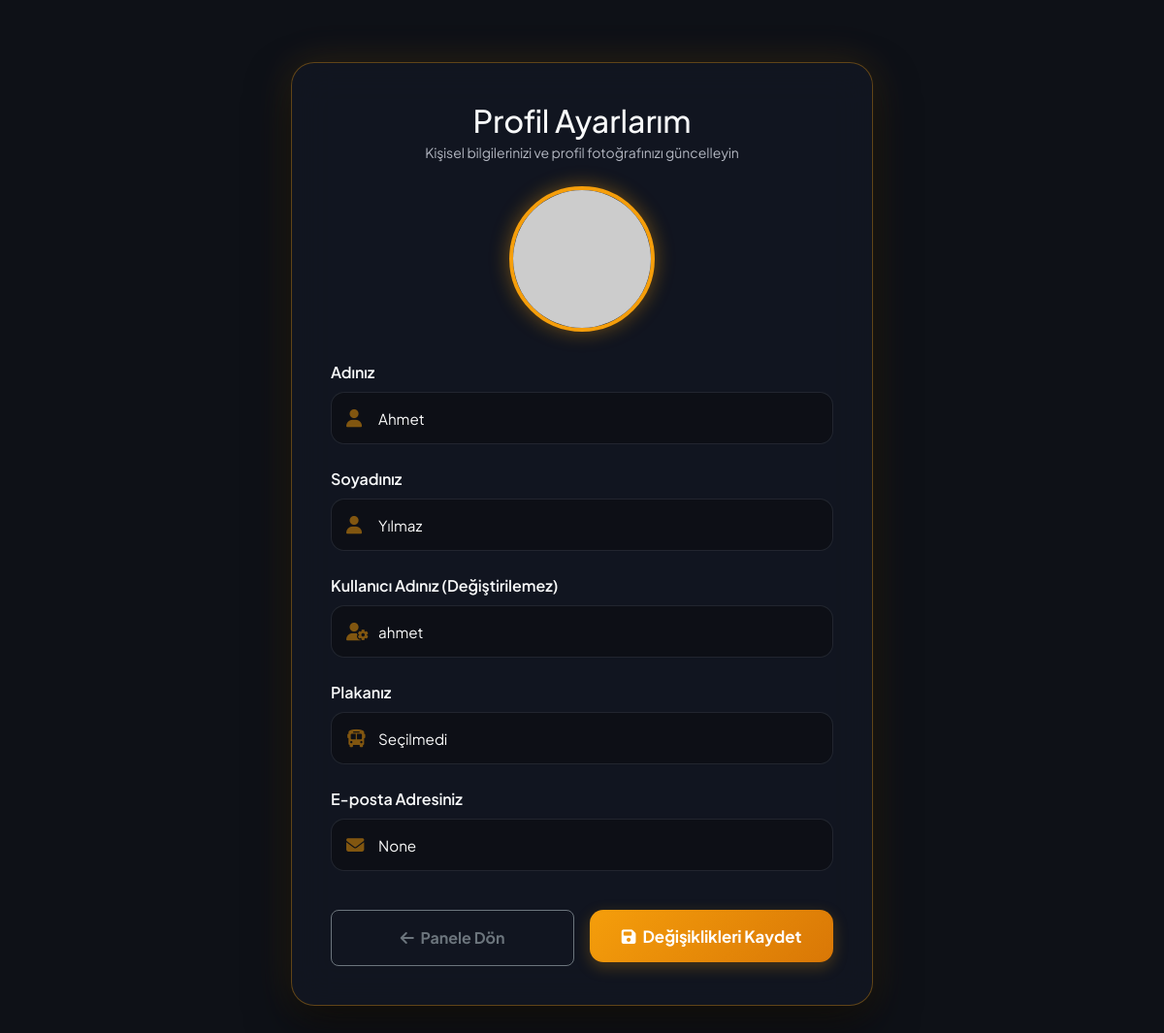
The app's page /profil (signed in) with its own data.
### app/models.py (models this page shows, shortened)
class Sofor(UserMixin, db.Model):
    __tablename__ = 'soforler'
    id: Mapped[int] = mapped_column(primary_key=True, autoincrement=True)
    ad: Mapped[str] = mapped_column(String(100), nullable=False)
    soyad: Mapped[str] = mapped_column(String(100), nullable=False)
    kullanici_adi: Mapped[str] = mapped_column(String(100), nullable=False, unique=True)
    email: Mapped[Optional[str]] = mapped_column(String(120), unique=True)
    arac_plaka: Mapped[Optional[str]] = mapped_column(String(50), nullable=True)
    sifre_hash: Mapped[str] = mapped_column(String(255), nullable=False)
    sifre_plain: Mapped[Optional[str]] = mapped_column(String(255))
    reset_token: Mapped[Optional[str]] = mapped_column(String(100))
    reset_token_expiry: Mapped[Optional[str]] = mapped_column(String(50))
    profil_resmi: Mapped[Optional[str]] = mapped_column(String(255), nullable=True)
    alarmlar: Mapped[List["Alarm"]] = relationship(back_populates="sofor")
    ses_loglari: Mapped[List["SesLog"]] = relationship(back_populates="sofor")
    vardiya_kayitlari: Mapped[List["VardiyaSesKaydi"]] = relationship(back_populates="sofor")
    yorumlar: Mapped[List["YolcuYorum"]] = relationship(back_populates="sofor")
    konum: Mapped[Optional["AracKonum"]] = relationship(back_populates="sofor", uselist=False)

### app/main/routes.py (the view, shortened to what this page needs)
@bp.route('/profil', methods=['GET', 'POST'])
def profil():
    is_sofor = current_user.is_authenticated
    is_yolcu = 'yolcu_id' in session
    if not is_sofor and not is_yolcu:
        flash('Profil sayfasını görüntülemek için lütfen giriş yapın.', 'warning')
        return redirect(url_for('auth.login'))
    user_obj = None
    role = ''
    if is_sofor:
        user_obj = db.session.get(Sofor, current_user.id)
        role = 'sofor'
    else:
        user_obj = db.session.get(Yolcu, session['yolcu_id'])
        role = 'yolcu'
    return render_template('profil.html', title='Profilim', user=user_obj, role=role)

### app/models.py (called while the page is built)
@login.user_loader
def load_user(id):
    return db.session.get(Sofor, int(id))

### app/templates/profil.html (shortened to what this page needs)
{% extends "base.html" %}
{% block content %}
<div class="profile-container">
    <div class="text-center mb-4">
        <h2 class="fw-extrabold text-light mb-1">Profil Ayarlarım</h2>
        <p class="text-secondary small">Kişisel bilgilerinizi ve profil fotoğrafınızı güncelleyin</p>
    </div>
    <form action="" method="post" enctype="multipart/form-data">
        <div class="text-center">
            <div class="avatar-wrapper" onclick="document.getElementById('profil_resmi').click();">
                {% if user.profil_resmi %}
                    <img id="avatarPreview" src="{{ url_for('static', filename='uploads/avatars/' + user.profil_resmi) }}" alt="Profil Resmi">
                {% else %}
                    {% set display_name = (user.ad + '+' + user.soyad) if role == 'sofor' else user.ad_soyad %}
                    {% set avatar_color = 'f59e0b' if role == 'sofor' else '10b981' %}
                    <img id="avatarPreview" src="https://ui-avatars.com/api/?name={{ display_name }}&background={{ avatar_color }}&color=fff&size=200&bold=true" alt="Varsayılan Profil Resmi">
                {% endif %}
            </div>
        </div>
        {% if role == 'sofor' %}
            <div class="mb-4">
                <label class="form-label fw-semibold text-light mb-2">Adınız</label>
                <div class="input-icon-group">
                    <i class="fa-solid fa-user"></i>
                    <input type="text" name="ad" class="form-control" required value="{{ user.ad }}">
                </div>
            </div>
            <div class="mb-4">
                <label class="form-label fw-semibold text-light mb-2">Soyadınız</label>
                <div class="input-icon-group">
                    <i class="fa-solid fa-user"></i>
                    <input type="text" name="soyad" class="form-control" required value="{{ user.soyad }}">
                </div>
            </div>
            <div class="mb-4">
                <label class="form-label fw-semibold text-light mb-2">Kullanıcı Adınız (Değiştirilemez)</label>
                <div class="input-icon-group">
                    <i class="fa-solid fa-user-gear"></i>
                    <input type="text" class="form-control text-muted" readonly disabled value="{{ user.kullanici_adi }}">
                </div>
            </div>
            <div class="mb-4">
                <label class="form-label fw-semibold text-light mb-2">Plakanız</label>
                <div class="input-icon-group">
                    <i class="fa-solid fa-bus"></i>
                    <input type="text" class="form-control text-muted" readonly disabled value="{{ user.arac_plaka if user.arac_plaka else 'Seçilmedi' }}">
                </div>
            </div>
        {% endif %}
        <div class="mb-4">
            <label class="form-label fw-semibold text-light mb-2">E-posta Adresiniz</label>
            <div class="input-icon-group">
                <i class="fa-solid fa-envelope"></i>
                <input type="email" class="form-control text-muted" readonly disabled value="{{ user.email }}">
            </div>
        </div>
        <div class="pt-3 d-flex gap-3">
            {% if role == 'sofor' %}
                <a href="{{ url_for('main.index') }}" class="btn btn-outline-secondary w-50 py-3 rounded-3 fw-bold"><i class="fa-solid fa-arrow-left me-1"></i> Panele Dön</a>
            {% else %}
                <a href="{{ url_for('main.yolcu_plaka_sorgula') }}" class="btn btn-outline-secondary w-50 py-3 rounded-3 fw-bold"><i class="fa-solid fa-arrow-left me-1"></i> Panele Dön</a>
            {% endif %}
            <button type="submit" class="btn-premium-submit w-50"><i class="fa-solid fa-floppy-disk me-1"></i> Değişiklikleri Kaydet</button>
        </div>
    </form>
</div>
{% endblock %}

### app/templates/base.html (style rules this page uses)
body { background-color: #0e1117; color: #fafafa; font-family: 'Plus Jakarta Sans', 'Outfit', 'Segoe UI', Tahoma, Geneva, Verdana, sans-serif; }
.text-secondary { color: #b2b6c1 !important; }
.text-muted { color: #8c91a0 !important; }

### records on screen
Sofor: ad "Ahmet", soyad "Yılmaz", kullanici_adi "ahmet", arac_plaka "Seçilmedi", email "None"
